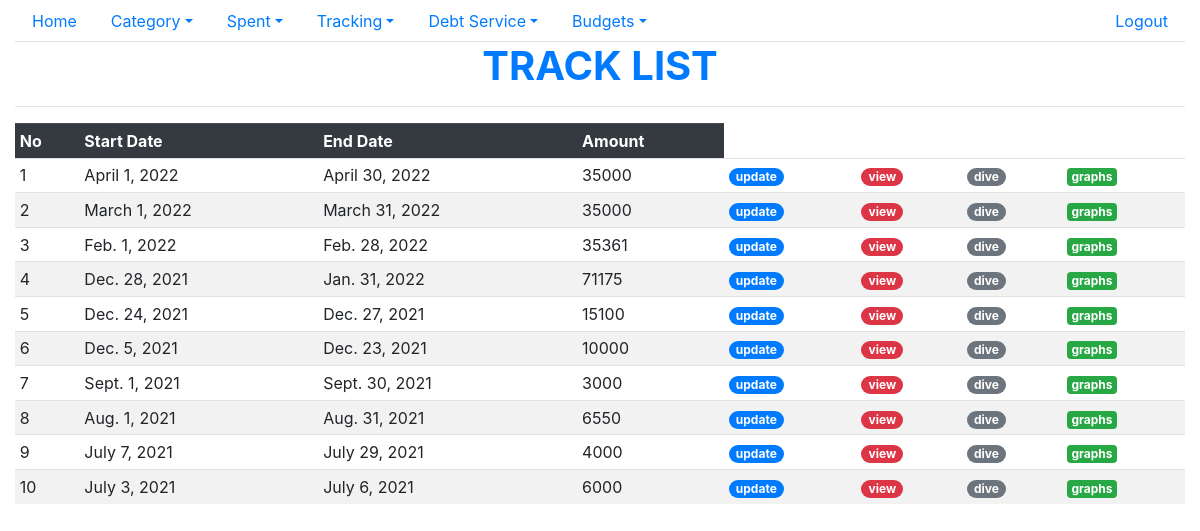
The page /tracklist/ (signed in) on the database its author committed.
### spent/models.py (models this page shows, shortened)
class Track(models.Model):
    start_date = models.DateField()
    end_date = models.DateField(null=True,blank=True)
    amount = models.IntegerField()
    voided = models.IntegerField(default=0)
    user_id = models.ForeignKey(settings.AUTH_USER_MODEL,on_delete=models.CASCADE)
    date_created = models.DateTimeField(auto_now_add=True)
    date_updated = models.DateTimeField(auto_now=True)
    class Meta:
        ordering =["-start_date"]

### spent/views.py (the view)
# urls.py: path('tracklist/',views.TrackListView.as_view(),name="track_list"),
class TrackListView(LoginRequiredMixin,ListView):
    model = Track
    template_name = "spent/track_list.html"
    login_url = settings.LOGIN_URL
    def get_queryset(self):
        queryset= super().get_queryset()
        user = User.objects.get(username=self.request.user)
        queryset = queryset.filter(user_id=user,voided=0)
        return queryset

### spent/templates/spent/track_list.html (shortened to what this page needs)
{% extends "base.html"%}
{% block content %}
<h1 class="text-center text-primary font-weight-bold">TRACK LIST</h1>
<hr/>
<table class="table table-striped table-sm">
  <tr class="thead-dark">
    <th>No</th><th>Start Date</th> <th>End Date</th><th>Amount</th>
  </tr>
  {% for obj in object_list %}
    <tr>
      <td>{{forloop.counter}}</td><td>{{obj.start_date}}</td> <td>{{obj.end_date}}</td><td>{{obj.amount}}</td>
      <td><a href="{%url 'update_track' obj.id%}"  class="badge badge-pill badge-primary">update</a></td>
      <td><a href="{%url 'tracker_list' obj.id%}" class="badge badge-pill badge-danger">view</a></td>
      <td><a href="{% url 'track_spents' obj.id %}" class="badge badge-pill badge-secondary">dive</a></td>
      <td><a href="{% url 'summary_graph' obj.id %}" class="badge badge-success">graphs</a></td>
    </tr>
  {% endfor %}
</table>
{% endblock content %}

### static/spent/main.css (style rules this page uses)
body { color: #000; overflow-x: hidden; height: 100%; background-repeat: no-repeat; background-size: 100% 100% }

### rows shown on the page
Track: start_date "April 1, 2022", end_date "April 30, 2022", amount "35000"
Track: start_date "March 1, 2022", end_date "March 31, 2022", amount "35000"
Track: start_date "Feb. 1, 2022", end_date "Feb. 28, 2022", amount "35361"
Track: start_date "Dec. 28, 2021", end_date "Jan. 31, 2022", amount "71175"
Track: start_date "Dec. 24, 2021", end_date "Dec. 27, 2021", amount "15100"
Track: start_date "Dec. 5, 2021", end_date "Dec. 23, 2021", amount "10000"
Track: start_date "Sept. 1, 2021", end_date "Sept. 30, 2021", amount "3000"
Track: start_date "Aug. 1, 2021", end_date "Aug. 31, 2021", amount "6550"
Track: start_date "July 7, 2021", end_date "July 29, 2021", amount "4000"
Track: start_date "July 3, 2021", end_date "July 6, 2021", amount "6000"
